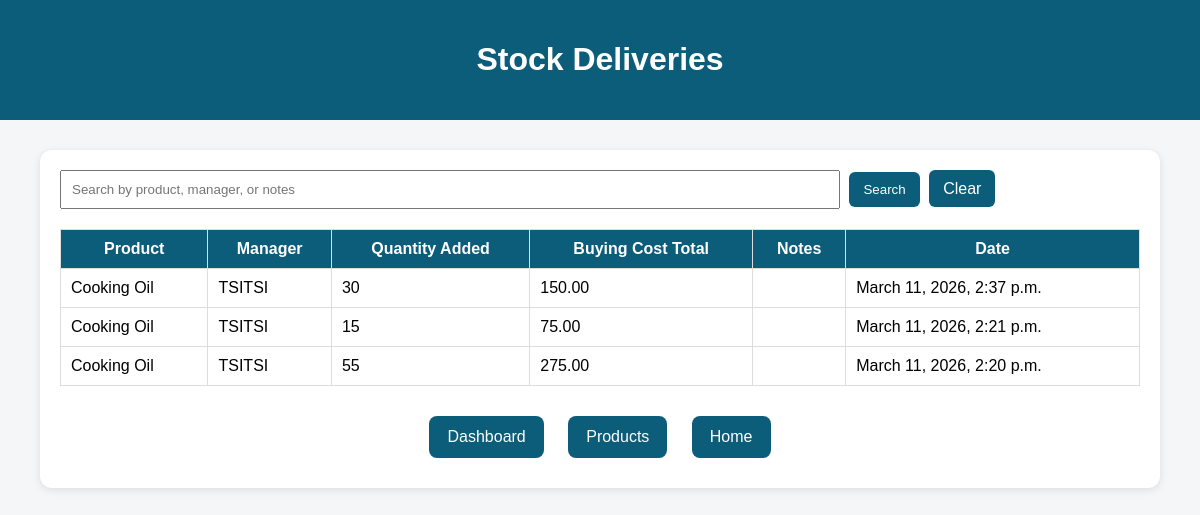
Page /deliveries/ (signed in) on the committed database.
### core/models.py (models this page shows, shortened)
class StockDelivery(models.Model):
    product = models.ForeignKey(Product, on_delete=models.CASCADE)
    manager_name = models.CharField(max_length=200)
    quantity_added = models.IntegerField()
    buying_cost_total = models.DecimalField(max_digits=10, decimal_places=2)
    notes = models.TextField(blank=True, null=True)
    delivery_date = models.DateTimeField(auto_now_add=True)

class Product(models.Model):
    name = models.CharField(max_length=200)
    quantity = models.IntegerField(default=0)
    buying_price = models.DecimalField(max_digits=10, decimal_places=2)
    selling_price = models.DecimalField(max_digits=10, decimal_places=2)
    supplier = models.CharField(max_length=200)
    date_added = models.DateTimeField(auto_now_add=True)

### core/views.py (the view)
# urls.py: path('deliveries/', views.deliveries, name='deliveries'),
@login_required
def deliveries(request):
    if not hasattr(request.user, 'userprofile'):
        return redirect('home')
    role = request.user.userprofile.role
    if role not in ['CEO', 'Manager']:
        return redirect('home')
    query = request.GET.get('q', '')
    deliveries = StockDelivery.objects.all().order_by('-delivery_date')
    if query:
        deliveries = deliveries.filter(
            Q(product__name__icontains=query) |
            Q(manager_name__icontains=query) |
            Q(notes__icontains=query)
        )
    return render(request, 'core/deliveries.html', {
        'deliveries': deliveries,
        'query': query
    })

### core/templates/core/deliveries.html (shortened to what this page needs)
<!DOCTYPE html>
<html>
<head>
</head>
<body>
    <div class="header">
        <h1>Stock Deliveries</h1>
    </div>
    <div class="container">
        <form method="GET" class="search-box">
            <input type="text" name="q" placeholder="Search by product, manager, or notes" value="{{ query }}">
            <button type="submit">Search</button>
            <a href="/deliveries/">Clear</a>
        </form>
        <table>
            <tr>
                <th>Product</th>
                <th>Manager</th>
                <th>Quantity Added</th>
                <th>Buying Cost Total</th>
                <th>Notes</th>
                <th>Date</th>
            </tr>
            {% for delivery in deliveries %}
            <tr>
                <td>{{ delivery.product.name }}</td>
                <td>{{ delivery.manager_name }}</td>
                <td>{{ delivery.quantity_added }}</td>
                <td>{{ delivery.buying_cost_total }}</td>
                <td>{{ delivery.notes }}</td>
                <td>{{ delivery.delivery_date }}</td>
            </tr>
            {% empty %}
            <tr>
                <td colspan="6">No deliveries found</td>
            </tr>
            {% endfor %}
        </table>
        <div class="nav">
            <a href="/dashboard/">Dashboard</a>
            <a href="/products/">Products</a>
            <a href="/home/">Home</a>
        </div>
    </div>
</body>
</html>

### core/templates/core/deliveries.html (style rules this page uses)
body { font-family: Arial, sans-serif; background-color: #f4f6f8; margin: 0; padding: 0; }
.header { background-color: #0b5d7a; color: white; padding: 20px; text-align: center; }
.container { width: 90%; margin: 30px auto; background: white; padding: 20px; border-radius: 12px; box-shadow: 0 2px 8px rgba(0,0,0,0.1); }
.search-box { margin-bottom: 20px; }
.search-box input { width: 70%; padding: 10px; }
.search-box button, .search-box a { padding: 10px 14px; background-color: #0b5d7a; color: white; text-decoration: none; border: none; border-radius: 6px; margin-left: 5px; cursor: pointer; }
table { width: 100%; border-collapse: collapse; }
table, th, td { border: 1px solid #ddd; }
th { background-color: #0b5d7a; color: white; padding: 10px; }
td { padding: 10px; }
.nav { margin-top: 20px; text-align: center; }
.nav a { display: inline-block; margin: 10px; padding: 12px 18px; background-color: #0b5d7a; color: white; text-decoration: none; border-radius: 8px; }

### rows in the picture
StockDelivery: product.name "Cooking Oil", manager_name "TSITSI", quantity_added "30", buying_cost_total "150.00", delivery_date "March 11, 2026, 2:37 p.m."
StockDelivery: product.name "Cooking Oil", manager_name "TSITSI", quantity_added "15", buying_cost_total "75.00", delivery_date "March 11, 2026, 2:21 p.m."
StockDelivery: product.name "Cooking Oil", manager_name "TSITSI", quantity_added "55", buying_cost_total "275.00", delivery_date "March 11, 2026, 2:20 p.m."
